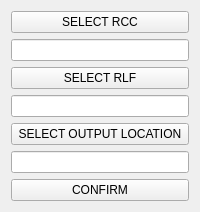
      <widget class="QWidget" name="widget">
       <attribute name="title">
        <string>FILE_SELECTION</string>
       </attribute>
       <layout class="QVBoxLayout" name="verticalLayout">
        <item>
         <widget class="QPushButton" name="selectRCCBtn">
          <property name="text">
           <string>SELECT RCC</string>
          </property>
         </widget>
        </item>
        <item>
         <widget class="QLineEdit" name="RCCText">
          <property name="readOnly">
           <bool>true</bool>
          </property>
         </widget>
        </item>
        <item>
         <widget class="QPushButton" name="RLFSelectionBtn">
          <property name="text">
           <string>SELECT RLF</string>
          </property>
         </widget>
        </item>
        <item>
         <widget class="QLineEdit" name="rlfTxt">
          <property name="readOnly">
           <bool>true</bool>
          </property>
         </widget>
        </item>
        <item>
         <widget class="QPushButton" name="outputSelectionBtn">
          <property name="text">
           <string>SELECT OUTPUT LOCATION</string>
          </property>
         </widget>
        </item>
        <item>
         <widget class="QLineEdit" name="outputTxt">
          <property name="text">
           <string/>
          </property>
          <property name="readOnly">
           <bool>true</bool>
          </property>
         </widget>
        </item>
        <item>
         <widget class="QPushButton" name="confirmSelectionBtn">
          <property name="text">
           <string>CONFIRM</string>
          </property>
         </widget>
        </item>
       </layout>
      </widget>
